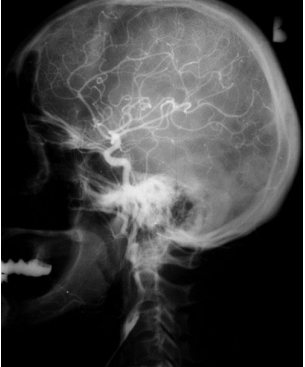
#> input picture skaleten.PNG, 305 x 367 px, found by its file name
$ python reverse.py
#> lines starting #> are read from the running program, lines starting #| are printed output that depends on the picture
import cv2
image =cv2.imread('skaleten.png')
#> image is the input picture: shape (367, 305, 3); min 0, max 255, mean 66.1

imagem = cv2.bitwise_not(image)
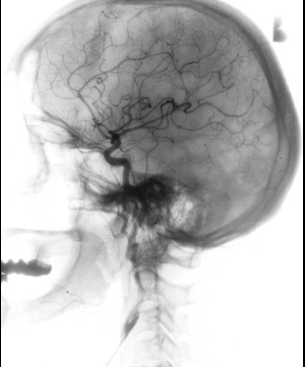
#> imagem: shape (367, 305, 3); min 0, max 255, mean 188.9

cv2.imshow('original', imagem)
cv2.waitKey()

$ run again, with Ains.PNG copied over skaleten.PNG
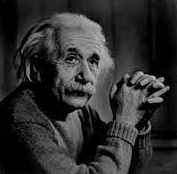
#> input picture Ains.PNG, 177 x 174 px, found by its file name
#> image is the input picture: shape (174, 177, 3); min 0, max 199, mean 46.6
#> `imagem = cv2.bitwise_not(image)`:
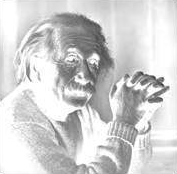
#> imagem: shape (174, 177, 3); min 56, max 255, mean 208.4

$ run again, with New1.png copied over skaleten.PNG
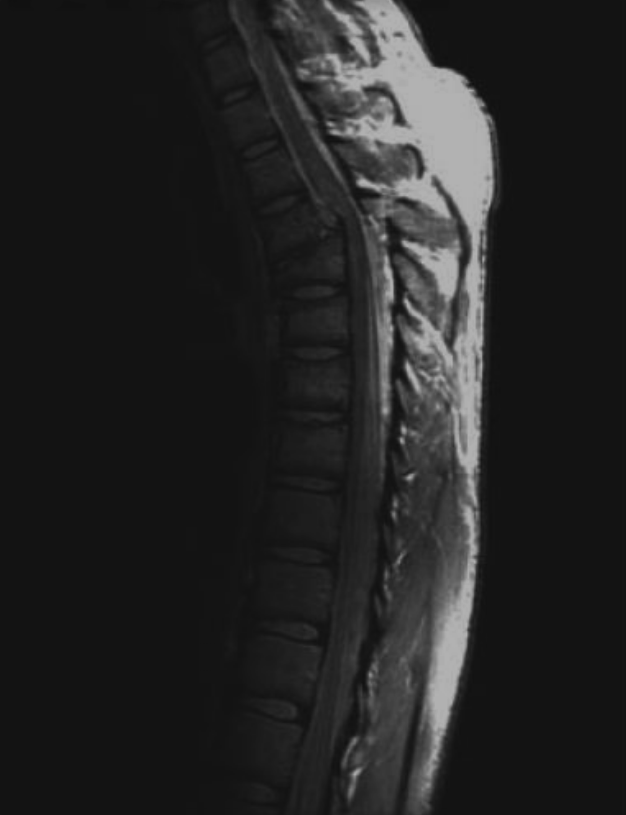
#> input picture New1.png, 626 x 815 px, found by its file name
#> image is the input picture: shape (815, 626, 3); min 16, max 178, mean 36.1
#> `imagem = cv2.bitwise_not(image)`:
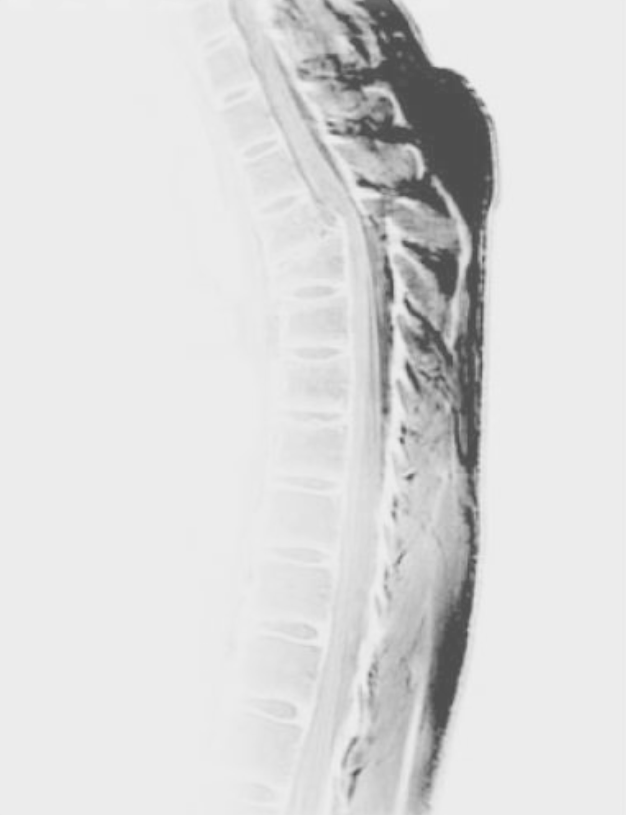
#> imagem: shape (815, 626, 3); min 77, max 239, mean 218.9

$ run again, with ballon.PNG copied over skaleten.PNG
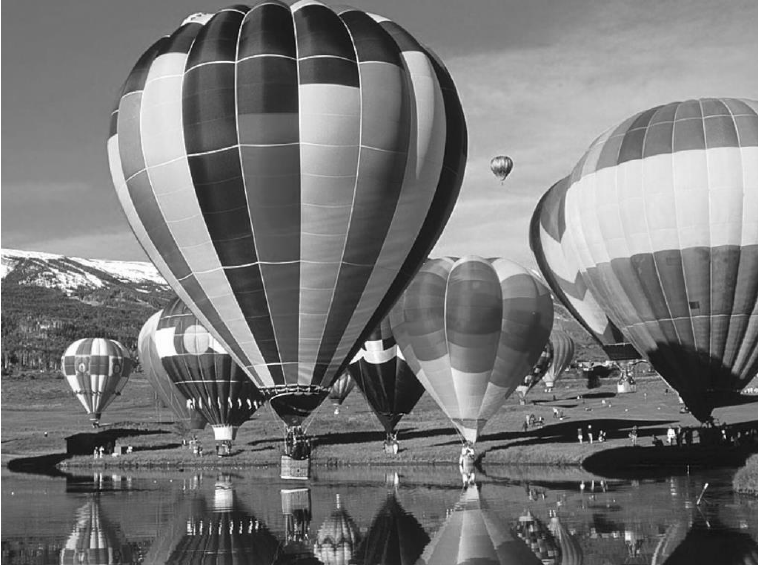
#> input picture ballon.PNG, 758 x 568 px, found by its file name
#> image is the input picture: shape (568, 758, 3); min 0, max 255, mean 119.7
#> `imagem = cv2.bitwise_not(image)`:
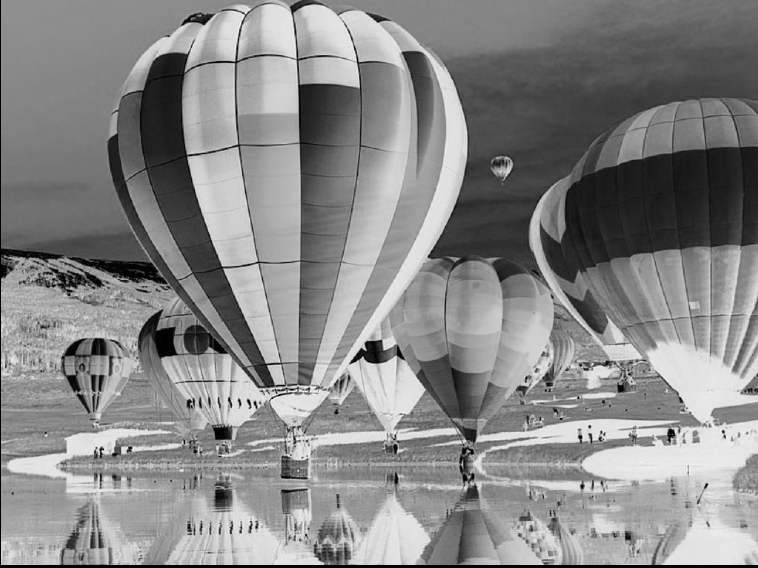
#> imagem: shape (568, 758, 3); min 0, max 255, mean 135.3
